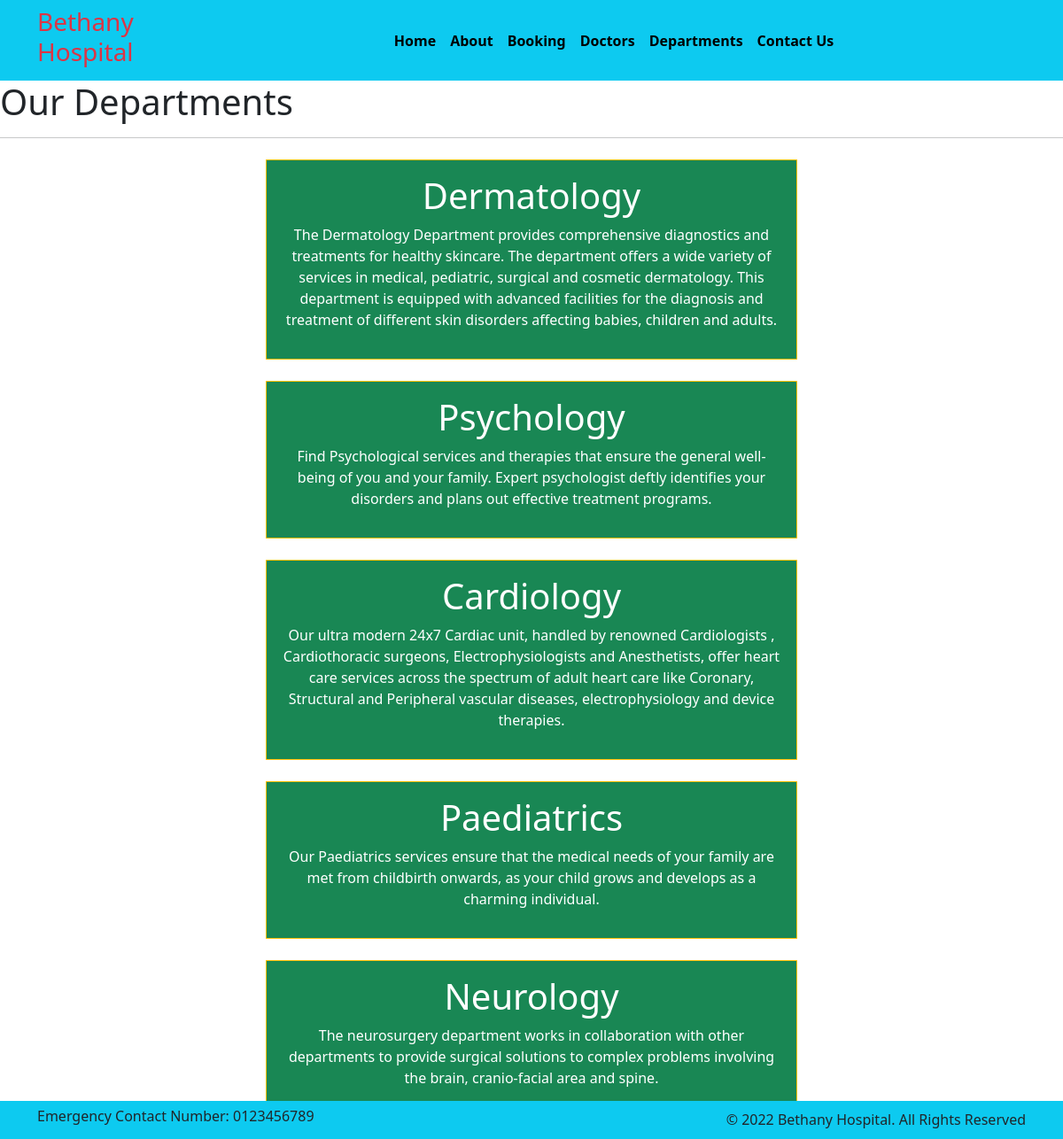
Page /department/ on the committed database.
### home/models.py (models this page shows, shortened)
class Department(models.Model):
    dep_name = models.CharField(max_length=100)
    dep_description = models.TextField()

### home/views.py (the view)
# urls.py: path('department/', views.department, name='department'),
def department(request):
    dict_dept = {
        'dept': Department.objects.all()
    }
    return render(request, 'department.html', dict_dept)

### templates/department.html (shortened to what this page needs)
{% extends 'base.html' %}
{% block content %}
<h1>Our Departments</h1>
<hr>
{% for d in dept %}
<div class="mx-auto w-50 bg-success text-center text-white p-3 my-4 border border-warning round">
    <h1>{{d.dep_name}}</h1>
    <p>{{d.dep_description}}</p>
</div>
{% endfor %}
{% endblock %}

### templates/base.html (shortened to what this page needs)
{% load static %}
<!DOCTYPE html>
<html lang="en">
<head>
    <link rel="stylesheet"  href=" https://cdn.jsdelivr.net/npm/bootstrap@5.1.3/dist/css/bootstrap.min.css ">
    <link rel="stylesheet"  href="https://use.fontawesome.com/releases/v5.2.0/css/all.css">
    <link rel="stylesheet"  href="{% static '/css/style.css' %}">
</head>
<body>
<nav class="navbar bg-info navbar-expand-md ">
      <div class="container">
        <div class="col-2 text-left pl-md-0">
          <h3 class="text-danger">  Bethany Hospital </h3>
        </div>
        <div
          class="collapse navbar-collapse justify-content-center col-md-8 navbar-collapse-3">
          <ul class="navbar-nav justify-content-center  fw-bold">
            <li class="nav-item active">
              <a class="nav-link text-black" href="{% url 'home' %}">Home </a>
            </li>
            <li class="nav-item">
              <a class="nav-link text-black" href="{% url 'about' %}">About</a>
            </li>
            <li class="nav-item">
              <a class="nav-link text-black" href="{% url 'booking' %}">Booking</a>
            </li>
            <li class="nav-item">
              <a class="nav-link text-black" href="{% url 'doctors' %}">Doctors</a>
            </li>
			 <li class="nav-item">
              <a class="nav-link text-black" href="{% url 'department' %}">Departments</a>
            </li>
            <li class="nav-item">
              <a class="nav-link text-black" href="{% url 'contact' %}">Contact Us</a>
            </li>
          </ul>
        </div>
      </div>
    </nav>
{% block content %}
{% endblock %}
 <section class="footer fixed-bottom">
      <footer class="pt-2 pb-2  bg-info text-dark">
        <div class="container">
          <div class="row align-items-center">
            <div class="col-12 col-md-8">
              <h6>Emergency Contact Number: 0123456789</h6>
            </div>
            <div class="col-12 col-md-4 mt-4 mt-md-0 text-center text-md-end">
              © 2022 Bethany Hospital. All Rights Reserved
            </div>
          </div>
        </div>
      </footer>
    </section>
</body>
</html>

### rows in the picture
Department: dep_name "Dermatology", dep_description "The Dermatology Department provides comprehensive diagnostics and treatments for healthy skincare. The department offers a wide variety of services in medical, pediatric, surgical and cosmetic dermatology. This department is equipped with advanced facilities for the diagnosis and treatment of different skin disorders affecting babies, children and adults."
Department: dep_name "Psychology", dep_description "Find Psychological services and therapies that ensure the general well-being of you and your family. Expert psychologist deftly identifies your disorders and plans out effective treatment programs."
Department: dep_name "Cardiology", dep_description "Our ultra modern 24x7 Cardiac unit, handled by renowned Cardiologists , Cardiothoracic surgeons, Electrophysiologists and Anesthetists, offer heart care services across the spectrum of adult heart care like Coronary, Structural and Peripheral vascular diseases, electrophysiology and device therapies."
Department: dep_name "Paediatrics", dep_description "Our Paediatrics services ensure that the medical needs of your family are met from childbirth onwards, as your child grows and develops as a charming individual."
Department: dep_name "Neurology", dep_description "The neurosurgery department works in collaboration with other departments to provide surgical solutions to complex problems involving the brain, cranio-facial area and spine."
